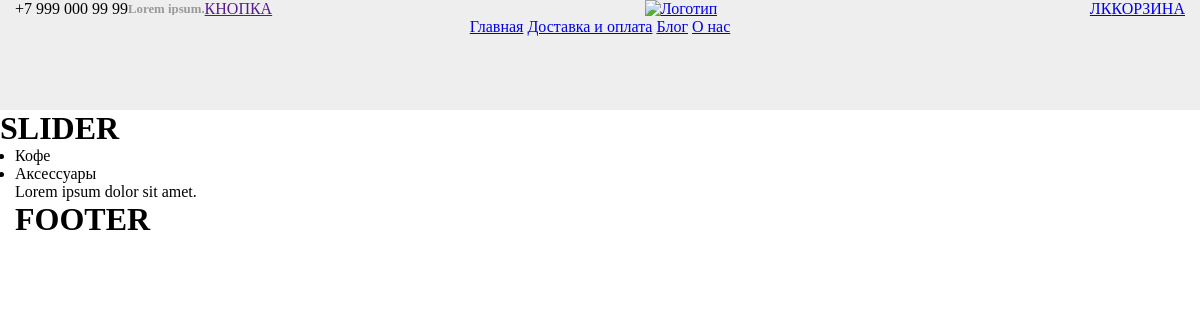
Before: / with the older database file.
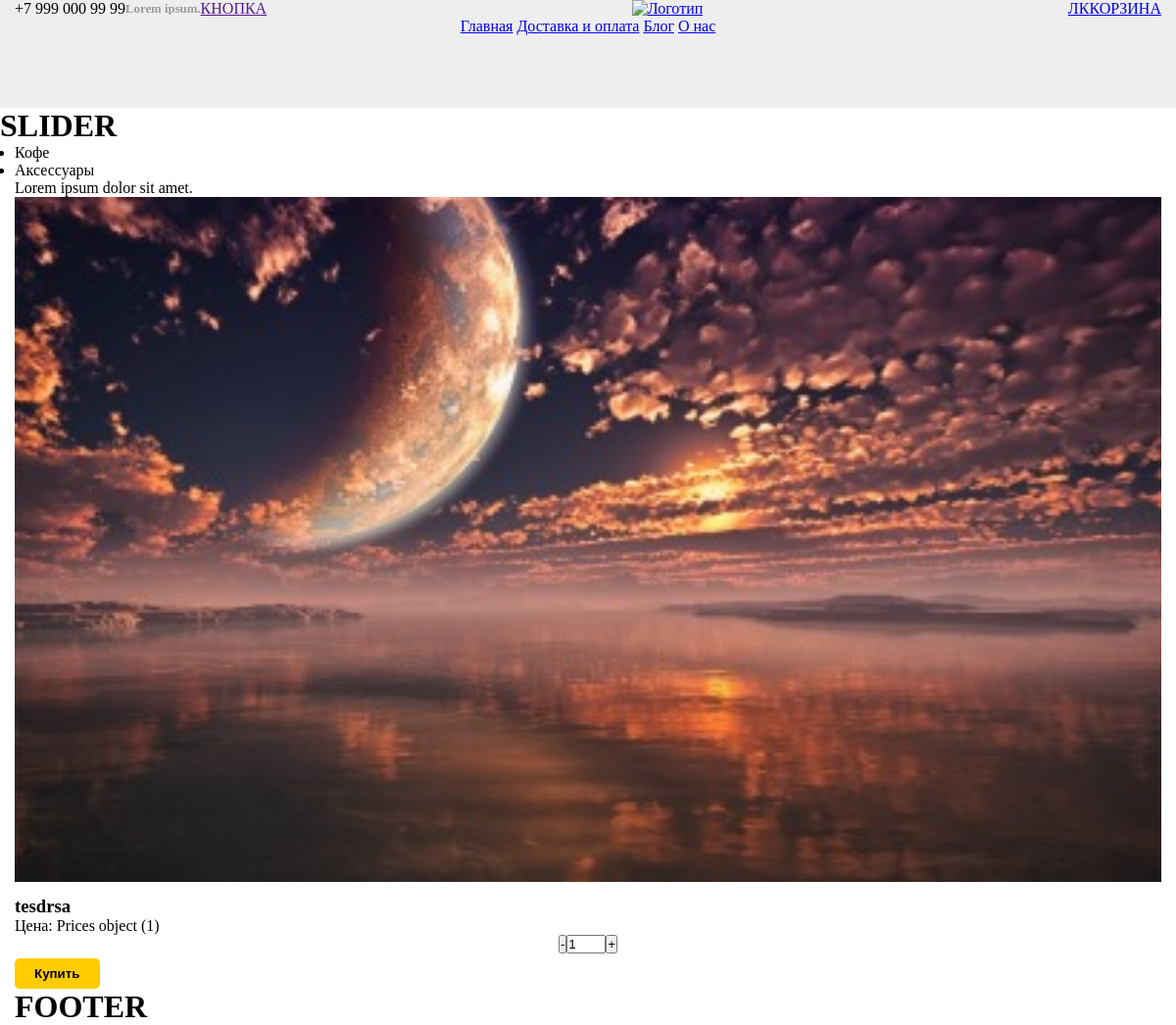
After: the same page with the newer database file.
### core/models.py (models this page shows, shortened)
class AbstractProduct(models.Model):
    id = models.AutoField(
        primary_key=True
    )
    title = models.CharField(
        max_length=64,
        verbose_name='Название'
    )
    icon = models.ForeignKey(
        'Images',
        on_delete=models.CASCADE,
        verbose_name='Изображение'
    )
    price = models.ForeignKey(
        'Prices',
        on_delete=models.CASCADE,
        verbose_name='Цена'
    )
    class Meta:
        abstract = True
        verbose_name = 'Продукт'
        verbose_name_plural = 'Продукты'

class Coffee(AbstractProduct):
    ROASTING_CHOICES = [
        ('Средняя', 'Средняя'),
        ('Темная', 'Темная')
    ]
    MILL_CHOICES = [
        ('Зерна', 'Зерна'),
        ('Мелкий', 'Мелкий')
    ]
    country = models.ForeignKey(
        'Country',
        on_delete=models.CASCADE,
        verbose_name='Страна'
    )
    roasting = models.CharField(
        max_length=12,
        choices=ROASTING_CHOICES,
        default='Средняя',
        verbose_name='Обжарка'
    )
    mill = models.CharField(
        max_length=12,
        choices=MILL_CHOICES,
        default='Зерна',
        verbose_name='Помол'
    )
    weight = models.DecimalField(
        max_digits=15,
        decimal_places=2,
        verbose_name='Вес'
    )

class Images(models.Model):
    image = models.ImageField(
        upload_to='images/',
        default='images/testCoffee.jpg',
        verbose_name='Картинка'
    )
    def __str__(self):
        return str(self.image)

class Prices(models.Model):
    price = models.DecimalField(
        max_digits=15,
        decimal_places=2,
        verbose_name='Цена'
    )

### interface/views.py (the view)
# urls.py: path('', index, name='home'),
def index(request):
    context = {'products': Coffee.objects.all()}
    return render(
        request,
        'main/index.html',
        context
    )

### interface/templates/main/index.html (shortened to what this page needs)
{% extends 'base.html' %}
{% block content %}
<div class="main_content">
    <h1>SLIDER</h1>
</div>
<div class="container">
    <ul class="main__choice">
        <li class="choice_item">Кофе</li>
        <li class="choice_item">Аксессуары</li>
        </ul>
        <div class="main_content">
            <p>Lorem ipsum dolor sit amet.</p>
        </div>
    <div class="product_grid">
        {% for product in products %}
        <div class="product_card">
            <img src="media/{{ product.icon }}" alt="{{ product.title }}" class="product__img">
            <div class="product__details">
                <h3 class="product__title">{{ product.title }}</h3>
                <div class="product_price">Цена: {{ product.price }} </div>
                <div class="product__quantity">
                    <button class=""quantity_btn minus__btn>-</button>
                    <input type="text" class="quantity__input" value="1">
                    <button class="quantity_btn plus__btn">+</button>
                </div>
                <button class="buy__btn">Купить</button>
            </div>
        </div>
        {% endfor %}
    </div>
</div>
{% endblock %}

### interface/templates/base.html (shortened to what this page needs)
<!DOCTYPE html>
{% load static %}
<html lang="en">
<head>
    <link rel="stylesheet" href="{% static 'css/style.css' %}">
</head>
<body>
    {% include 'includes/header.html' %}
    <main class="main">
        {% block content %}
        {% endblock %}
    </main>
    {% include 'includes/footer.html' %}
</body>
</html>

### interface/templates/includes/header.html
<header class="header">
    <div class="container">
        <div class="header__inner">
            <div class="header__item">
                <div class="header__left">
                    <div class="header__phone">
                        <span class="header__contact__phone">+7 999 000 99 99</span>
                        <h5 class="header__subtitle">Lorem ipsum.</h5>
                    </div>
                    <a href="" class="header__call">КНОПКА</a>
                </div>
                <div class="header__middle">
                    <div class="header__logo">
                        <a href="{% url 'home' %}" class="logo__link">
                            <img src="" alt="Логотип" class="logo">
                        </a>
                    </div>
                </div>
                <div class="header__right">
                    <a href="#" class="header__login">ЛК</a>
                    <a href="#" class="header__cart">КОРЗИНА</a>
                </div>
            </div>
            <nav class="nav">
                <a href="{% url 'home' %}" class="nav__link">Главная</a>
                <a href="#" class="nav__link">Доставка и оплата</a>
                <a href="#" class="nav__link">Блог</a>
                <a href="#" class="nav__link">О нас</a>
            </nav>
        </div>
    </div>
</header>

### interface/templates/includes/footer.html
<footer class="footer">
    <div class="container">
        <h1 class="footer__title">FOOTER</h1>
    </div>
</footer>

### interface/static/css/style.css (style rules this page uses)
body { width: 100% }
*, *::before, *::after { margin: 0; padding: 0; box-sizing: border-box; }
.container { width: 100%; max-width: 1170px; margin: 0 auto; }
.header { background-color: #eee; height: 110px; }
.header__inner { height: 110px; }
.header__item { display: flex; justify-content: space-between; }
.header__left, .header__right { display: flex; align-items: center; }
.header__phone { display: flex; align-items: center; }
.header__subtitle { font: 15px/24px 'Ubuntu', Areal regular, serif: margin: 0 0 0 23px; font-size: 0.8em; line-height: 1em; color: #999999; overflow: hidden; white-space: nowrap; text-overflow: ellipsis; margin-left: 0; }
.nav { width: 100%; text-align: center; background-color: #eee; }
.product__img { width: 100%; height: auto; margin-bottom: 10px; }
.product__quantity { display: flex; align-items: center; justify-content: center; margin-bottom: 5px; }
.quantity__input { width: 40px; test-align: center; }
.buy__btn { padding: 8px 20px; font-weight: bold; background-color: #ffcc00; border: none; border-radius: 5px; cursor: pointer; }

Changed rows visible on the page:
added Coffee: icon (picture), title "tesdrsa", price "Prices object (1)"
